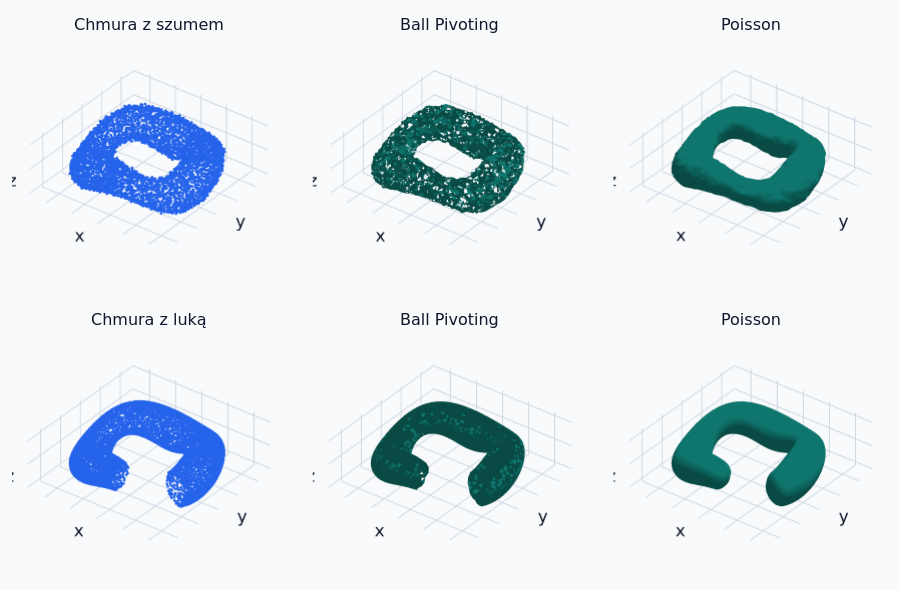

Notebook source saved alongside this figure:
### Markdown cell above
## 2. Wpływ jakości chmury punktów na rekonstrukcję

Dodajemy szum Gaussa o odchyleniu standardowym 1,7 cm w każdej osi albo usuwamy sektor torusa. Obie metody dostają w każdym wierszu te same punkty i normalne, a ustawienia rekonstrukcji są takie jak wyżej. W luce Ball Pivoting zostawia otwarte krawędzie, a Poisson domyka końce powierzchni.

### Code cell
noisy_points = points + rng.normal(0, 0.017, points.shape)
point_angle = np.arctan2(points[:, 1], points[:, 0])
gap_offset = (point_angle + 0.95 + np.pi) % (2 * np.pi) - np.pi
partial_points = points[np.abs(gap_offset) > 0.49]

noisy = reconstruct(noisy_points)
partial = reconstruct(partial_points)
quality_figure = surface_panels(
    comparison("Chmura z szumem", noisy) + comparison("Chmura z luką", partial),
    3, object_bounds, 590,
)
quality_figure.show()

### Figure 1 — Plotly figure (JSON) as saved in the notebook; plotly's stock layout.template omitted (floating-point values rounded to 4 significant figures; data arrays with more than 128 entries replaced by an {"elided": "..."} marker saying what was removed)
{"data": [{"hoverinfo": "skip", "marker": {"color": "#2563EB", "size": 1.6}, "mode": "markers", "scene": "scene", "showlegend": false, "type": "scatter3d", "x": {"elided": "5200 float values"}, "y": {"elided": "5200 float values"}, "z": {"elided": "5200 float values"}}, {"color": "#0F766E", "flatshading": true, "hoverinfo": "skip", "i": {"elided": "7666 int values"}, "j": {"elided": "7666 int values"}, "k": {"elided": "7666 int values"}, "lighting": {"ambient": 0.63, "diffuse": 0.65, "roughness": 1, "specular": 0}, "scene": "scene2", "showlegend": false, "type": "mesh3d", "x": {"elided": "5200 float values"}, "y": {"elided": "5200 float values"}, "z": {"elided": "5200 float values"}}, {"color": "#0F766E", "flatshading": false, "hoverinfo": "skip", "i": {"elided": "18224 int values"}, "j": {"elided": "18224 int values"}, "k": {"elided": "18224 int values"}, "lighting": {"ambient": 0.63, "diffuse": 0.65, "roughness": 1, "specular": 0}, "scene": "scene3", "showlegend": false, "type": "mesh3d", "x": {"elided": "9112 float values"}, "y": {"elided": "9112 float values"}, "z": {"elided": "9112 float values"}}, {"hoverinfo": "skip", "marker": {"color": "#2563EB", "size": 1.6}, "mode": "markers", "scene": "scene4", "showlegend": false, "type": "scatter3d", "x": {"elided": "4475 float values"}, "y": {"elided": "4475 float values"}, "z": {"elided": "4475 float values"}}, {"color": "#0F766E", "flatshading": true, "hoverinfo": "skip", "i": {"elided": "8865 int values"}, "j": {"elided": "8865 int values"}, "k": {"elided": "8865 int values"}, "lighting": {"ambient": 0.63, "diffuse": 0.65, "roughness": 1, "specular": 0}, "scene": "scene5", "showlegend": false, "type": "mesh3d", "x": {"elided": "4475 float values"}, "y": {"elided": "4475 float values"}, "z": {"elided": "4475 float values"}}, {"color": "#0F766E", "flatshading": false, "hoverinfo": "skip", "i": {"elided": "16608 int values"}, "j": {"elided": "16608 int values"}, "k": {"elided": "16608 int values"}, "lighting": {"ambient": 0.63, "diffuse": 0.65, "roughness": 1, "specular": 0}, "scene": "scene6", "showlegend": false, "type": "mesh3d", "x": {"elided": "8306 float values"}, "y": {"elided": "8306 float values"}, "z": {"elided": "8306 float values"}}], "layout": {"annotations": [{"font": {"size": 16}, "showarrow": false, "text": "Chmura z szumem", "x": 0.1567, "xanchor": "center", "xref": "paper", "y": 1, "yanchor": "bottom", "yref": "paper"}, {"font": {"size": 16}, "showarrow": false, "text": "Ball Pivoting", "x": 0.5, "xanchor": "center", "xref": "paper", "y": 1, "yanchor": "bottom", "yref": "paper"}, {"font": {"size": 16}, "showarrow": false, "text": "Poisson", "x": 0.8433, "xanchor": "center", "xref": "paper", "y": 1, "yanchor": "bottom", "yref": "paper"}, {"font": {"size": 16}, "showarrow": false, "text": "Chmura z luką", "x": 0.1567, "xanchor": "center", "xref": "paper", "y": 0.455, "yanchor": "bottom", "yref": "paper"}, {"font": {"size": 16}, "showarrow": false, "text": "Ball Pivoting", "x": 0.5, "xanchor": "center", "xref": "paper", "y": 0.455, "yanchor": "bottom", "yref": "paper"}, {"font": {"size": 16}, "showarrow": false, "text": "Poisson", "x": 0.8433, "xanchor": "center", "xref": "paper", "y": 0.455, "yanchor": "bottom", "yref": "paper"}], "font": {"color": "#0F172A", "family": "DejaVu Sans, sans-serif", "size": 14}, "height": 590, "margin": {"b": 12, "l": 12, "r": 12, "t": 36}, "paper_bgcolor": "#F8FAFC", "plot_bgcolor": "#F8FAFC", "scene": {"aspectmode": "data", "bgcolor": "#F8FAFC", "camera": {"eye": {"x": 1.1, "y": -1.45, "z": 1.18}, "projection": {"type": "orthographic"}, "up": {"x": 0, "y": 0, "z": 1}}, "domain": {"x": [0, 0.3133], "y": [0.545, 1]}, "uirevision": "camera", "xaxis": {"backgroundcolor": "#F8FAFC", "gridcolor": "#CBD5E1", "range": [-1.32, 1.32], "showticklabels": false, "title": {"text": "x"}, "zeroline": false}, "yaxis": {"backgroundcolor": "#F8FAFC", "gridcolor": "#CBD5E1", "range": [-1.32, 1.32], "showticklabels": false, "title": {"text": "y"}, "zeroline": false}, "zaxis": {"backgroundcolor": "#F8FAFC", "gridcolor": "#CBD5E1", "range": [-0.57, 0.57], "showticklabels": false, "title": {"text": "z"}, "zeroline": false}}, "scene2": {"aspectmode": "data", "bgcolor": "#F8FAFC", "camera": {"eye": {"x": 1.1, "y": -1.45, "z": 1.18}, "projection": {"type": "orthographic"}, "up": {"x": 0, "y": 0, "z": 1}}, "domain": {"x": [0.3433, 0.6567], "y": [0.545, 1]}, "uirevision": "camera", "xaxis": {"backgroundcolor": "#F8FAFC", "gridcolor": "#CBD5E1", "range": [-1.32, 1.32], "showticklabels": false, "title": {"text": "x"}, "zeroline": false}, "yaxis": {"backgroundcolor": "#F8FAFC", "gridcolor": "#CBD5E1", "range": [-1.32, 1.32], "showticklabels": false, "title": {"text": "y"}, "zeroline": false}, "zaxis": {"backgroundcolor": "#F8FAFC", "gridcolor": "#CBD5E1", "range": [-0.57, 0.57], "showticklabels": false, "title": {"text": "z"}, "zeroline": false}}, "scene3": {"aspectmode": "data", "bgcolor": "#F8FAFC", "camera": {"eye": {"x": 1.1, "y": -1.45, "z": 1.18}, "projection": {"type": "orthographic"}, "up": {"x": 0, "y": 0, "z": 1}}, "domain": {"x": [0.6867, 1.0], "y": [0.545, 1]}, "uirevision": "camera", "xaxis": {"backgroundcolor": "#F8FAFC", "gridcolor": "#CBD5E1", "range": [-1.32, 1.32], "showticklabels": false, "title": {"text": "x"}, "zeroline": false}, "yaxis": {"backgroundcolor": "#F8FAFC", "gridcolor": "#CBD5E1", "range": [-1.32, 1.32], "showticklabels": false, "title": {"text": "y"}, "zeroline": false}, "zaxis": {"backgroundcolor": "#F8FAFC", "gridcolor": "#CBD5E1", "range": [-0.57, 0.57], "showticklabels": false, "title": {"text": "z"}, "zeroline": false}}, "scene4": {"aspectmode": "data", "bgcolor": "#F8FAFC", "camera": {"eye": {"x": 1.1, "y": -1.45, "z": 1.18}, "projection": {"type": "orthographic"}, "up": {"x": 0, "y": 0, "z": 1}}, "domain": {"x": [0, 0.3133], "y": [0, 0.455]}, "uirevision": "camera", "xaxis": {"backgroundcolor": "#F8FAFC", "gridcolor": "#CBD5E1", "range": [-1.32, 1.32], "showticklabels": false, "title": {"text": "x"}, "zeroline": false}, "yaxis": {"backgroundcolor": "#F8FAFC", "gridcolor": "#CBD5E1", "range": [-1.32, 1.32], "showticklabels": false, "title": {"text": "y"}, "zeroline": false}, "zaxis": {"backgroundcolor": "#F8FAFC", "gridcolor": "#CBD5E1", "range": [-0.57, 0.57], "showticklabels": false, "title": {"text": "z"}, "zeroline": false}}, "scene5": {"aspectmode": "data", "bgcolor": "#F8FAFC", "camera": {"eye": {"x": 1.1, "y": -1.45, "z": 1.18}, "projection": {"type": "orthographic"}, "up": {"x": 0, "y": 0, "z": 1}}, "domain": {"x": [0.3433, 0.6567], "y": [0, 0.455]}, "uirevision": "camera", "xaxis": {"backgroundcolor": "#F8FAFC", "gridcolor": "#CBD5E1", "range": [-1.32, 1.32], "showticklabels": false, "title": {"text": "x"}, "zeroline": false}, "yaxis": {"backgroundcolor": "#F8FAFC", "gridcolor": "#CBD5E1", "range": [-1.32, 1.32], "showticklabels": false, "title": {"text": "y"}, "zeroline": false}, "zaxis": {"backgroundcolor": "#F8FAFC", "gridcolor": "#CBD5E1", "range": [-0.57, 0.57], "showticklabels": false, "title": {"text": "z"}, "zeroline": false}}, "scene6": {"aspectmode": "data", "bgcolor": "#F8FAFC", "camera": {"eye": {"x": 1.1, "y": -1.45, "z": 1.18}, "projection": {"type": "orthographic"}, "up": {"x": 0, "y": 0, "z": 1}}, "domain": {"x": [0.6867, 1.0], "y": [0, 0.455]}, "uirevision": "camera", "xaxis": {"backgroundcolor": "#F8FAFC", "gridcolor": "#CBD5E1", "range": [-1.32, 1.32], "showticklabels": false, "title": {"text": "x"}, "zeroline": false}, "yaxis": {"backgroundcolor": "#F8FAFC", "gridcolor": "#CBD5E1", "range": [-1.32, 1.32], "showticklabels": false, "title": {"text": "y"}, "zeroline": false}, "zaxis": {"backgroundcolor": "#F8FAFC", "gridcolor": "#CBD5E1", "range": [-0.57, 0.57], "showticklabels": false, "title": {"text": "z"}, "zeroline": false}}}}
